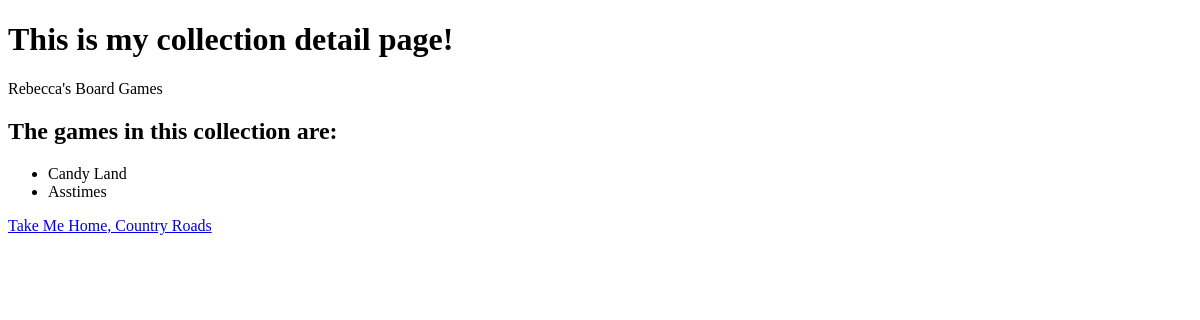
Before: /collection/2 with the older database file.
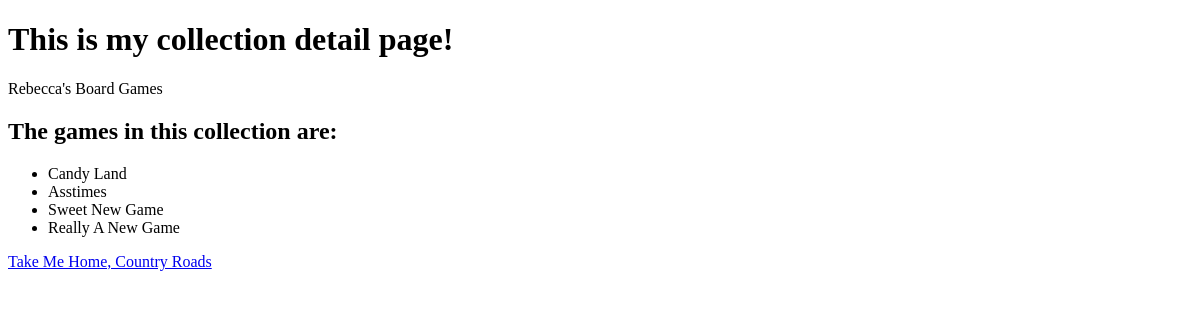
After: the same page with the newer database file.
### games/models.py (models this page shows)
class Collection(models.Model):
    name = models.CharField(max_length=255)
    def __str__(self):
        return self.name

class Game(models.Model):
    name = models.CharField(max_length=255)
    number_of_players = models.IntegerField(blank=True, null=True)
    collection = models.ForeignKey(
        'Collection', on_delete=models.CASCADE, related_name='games')
    def __str__(self):
        return self.name

### games/views.py (the view)
def collection_detail(request, pk):
    collection = get_object_or_404(Collection, pk=pk)
    return render(
        request,
        'collection_detail.html',
        {'collection': collection}
    )

### templates/collection_detail.html (shortened to what this page needs)
{% load static %}
<!DOCTYPE html>
<html lang="en">
<head>
</head>
<body>
    <h1>This is my collection detail page!</h1>
    {{collection}}
    <h2>The games in this collection are:</h2>
    <ul>
    {% for game in collection.games.all %}
    <li>{{game}}</li>
    {% endfor %}
</ul>
<a href="{% url 'home' %}">Take Me Home, Country Roads</a>
</body>
</html>

Changed rows visible on the page:
added Game: name "Sweet New Game"
added Game: name "Really A New Game"
